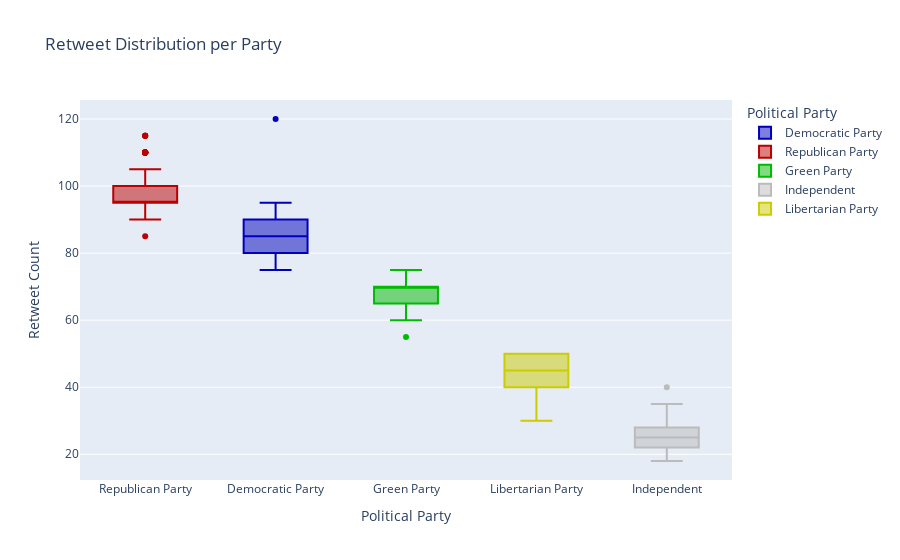

This figure's notebook cell:
### Code cell
# Create the box plot directly from df_train
fig = px.box(
    df_train,
    x='party',
    y='retweets',
    color='party',
    title="Retweet Distribution per Party",
    labels={'party': 'Political Party', 'retweets': 'Retweet Count'},
    color_discrete_map=party_colors
)

fig.update_layout(
    xaxis=dict(categoryorder='array', categoryarray=df_train.groupby('party')['retweets'].mean().sort_values(ascending=False).index)
)

fig.show()

### Figure 1 — Plotly figure (JSON) as saved in the notebook; plotly's stock layout.template omitted (floating-point values rounded to 4 significant figures)
{"data": [{"alignmentgroup": "True", "hovertemplate": "Political Party=%{x}<br>Retweet Count=%{y}<extra></extra>", "legendgroup": "Democratic Party", "marker": {"color": "#0000BB"}, "name": "Democratic Party", "notched": false, "offsetgroup": "Democratic Party", "orientation": "v", "showlegend": true, "type": "box", "x": ["Democratic Party", "Democratic Party", "Democratic Party", "Democratic Party", "Democratic Party", "Democratic Party", "Democratic Party", "Democratic Party", "Democratic Party", "Democratic Party", "Democratic Party", "Democratic Party", "Democratic Party", "Democratic Party", "Democratic Party", "Democratic Party", "Democratic Party", "Democratic Party", "Democratic Party", "Democratic Party", "Democratic Party", "Democratic Party", "Democratic Party", "Democratic Party", "Democratic Party", "Democratic Party", "Democratic Party", "Democratic Party", "Democratic Party", "Democratic Party", "Democratic Party", "Democratic Party", "Democratic Party", "Democratic Party", "Democratic Party", "Democratic Party", "Democratic Party", "Democratic Party", "Democratic Party", "Democratic Party", "Democratic Party", "Democratic Party", "Democratic Party", "Democratic Party", "Democratic Party", "Democratic Party", "Democratic Party", "Democratic Party", "Democratic Party", "Democratic Party", "Democratic Party", "Democratic Party", "Democratic Party", "Democratic Party", "Democratic Party", "Democratic Party", "Democratic Party", "Democratic Party", "Democratic Party", "Democratic Party", "Democratic Party", "Democratic Party", "Democratic Party", "Democratic Party", "Democratic Party", "Democratic Party", "Democratic Party", "Democratic Party", "Democratic Party", "Democratic Party", "Democratic Party", "Democratic Party", "Democratic Party", "Democratic Party", "Democratic Party", "Democratic Party", "Democratic Party", "Democratic Party", "Democratic Party", "Democratic Party", "Democratic Party", "Democratic Party", "Democratic Party", "Democratic Party", "Democratic Party", "Democratic Party", "Democratic Party", "Democratic Party", "Democratic Party", "Democratic Party", "Democratic Party", "Democratic Party", "Democratic Party", "Democratic Party", "Democratic Party", "Democratic Party", "Democratic Party", "Democratic Party", "Democratic Party", "Democratic Party"], "x0": " ", "xaxis": "x", "y": [120, 95, 80, 90, 85, 75, 80, 95, 85, 90, 80, 85, 95, 85, 90, 80, 80, 95, 85, 90, 85, 90, 80, 85, 85, 75, 80, 95, 85, 90, 80, 85, 95, 85, 90, 80, 80, 95, 85, 90, 85, 90, 85, 85, 85, 75, 80, 95, 85, 90, 80, 85, 95, 85, 90, 80, 80, 95, 85, 90, 80, 95, 85, 90, 80, 85, 95, 85, 90, 80, 85, 95, 85, 90, 80, 85, 95, 85, 90, 80, 85, 90, 75, 80, 95, 85, 90, 80, 85, 95, 85, 90, 80, 85, 95, 85, 90, 80, 85, 95], "y0": " ", "yaxis": "y"}, {"alignmentgroup": "True", "hovertemplate": "Political Party=%{x}<br>Retweet Count=%{y}<extra></extra>", "legendgroup": "Republican Party", "marker": {"color": "#BB0000"}, "name": "Republican Party", "notched": false, "offsetgroup": "Republican Party", "orientation": "v", "showlegend": true, "type": "box", "x": ["Republican Party", "Republican Party", "Republican Party", "Republican Party", "Republican Party", "Republican Party", "Republican Party", "Republican Party", "Republican Party", "Republican Party", "Republican Party", "Republican Party", "Republican Party", "Republican Party", "Republican Party", "Republican Party", "Republican Party", "Republican Party", "Republican Party", "Republican Party", "Republican Party", "Republican Party", "Republican Party", "Republican Party", "Republican Party", "Republican Party", "Republican Party", "Republican Party", "Republican Party", "Republican Party", "Republican Party", "Republican Party", "Republican Party", "Republican Party", "Republican Party", "Republican Party", "Republican Party", "Republican Party", "Republican Party", "Republican Party", "Republican Party", "Republican Party", "Republican Party", "Republican Party", "Republican Party", "Republican Party", "Republican Party", "Republican Party", "Republican Party", "Republican Party", "Republican Party", "Republican Party", "Republican Party", "Republican Party", "Republican Party", "Republican Party", "Republican Party", "Republican Party", "Republican Party", "Republican Party", "Republican Party", "Republican Party", "Republican Party", "Republican Party", "Republican Party", "Republican Party", "Republican Party", "Republican Party", "Republican Party", "Republican Party", "Republican Party", "Republican Party", "Republican Party", "Republican Party", "Republican Party", "Republican Party", "Republican Party", "Republican Party", "Republican Party", "Republican Party", "Republican Party", "Republican Party", "Republican Party", "Republican Party", "Republican Party", "Republican Party", "Republican Party", "Republican Party", "Republican Party", "Republican Party", "Republican Party", "Republican Party", "Republican Party", "Republican Party", "Republican Party", "Republican Party", "Republican Party", "Republican Party", "Republican Party", "Republican Party"], "x0": " ", "xaxis": "x", "y": [85, 110, 95, 100, 105, 115, 90, 100, 110, 95, 90, 95, 100, 110, 95, 90, 90, 100, 110, 95, 95, 100, 90, 100, 105, 115, 90, 100, 110, 95, 90, 95, 100, 110, 95, 90, 90, 100, 110, 95, 95, 100, 90, 100, 105, 115, 90, 100, 110, 95, 90, 95, 100, 110, 95, 90, 90, 100, 110, 95, 90, 100, 110, 95, 90, 95, 100, 110, 95, 90, 95, 100, 110, 95, 90, 95, 100, 110, 95, 90, 100, 95, 115, 90, 100, 110, 95, 90, 95, 100, 110, 95, 90, 95, 100, 110, 95, 90, 95, 100], "y0": " ", "yaxis": "y"}, {"alignmentgroup": "True", "hovertemplate": "Political Party=%{x}<br>Retweet Count=%{y}<extra></extra>", "legendgroup": "Green Party", "marker": {"color": "#00BB00"}, "name": "Green Party", "notched": false, "offsetgroup": "Green Party", "orientation": "v", "showlegend": true, "type": "box", "x": ["Green Party", "Green Party", "Green Party", "Green Party", "Green Party", "Green Party", "Green Party", "Green Party", "Green Party", "Green Party", "Green Party", "Green Party", "Green Party", "Green Party", "Green Party", "Green Party", "Green Party", "Green Party", "Green Party", "Green Party", "Green Party", "Green Party", "Green Party", "Green Party", "Green Party", "Green Party", "Green Party", "Green Party", "Green Party", "Green Party", "Green Party", "Green Party", "Green Party", "Green Party", "Green Party", "Green Party", "Green Party", "Green Party", "Green Party", "Green Party", "Green Party", "Green Party", "Green Party", "Green Party", "Green Party", "Green Party", "Green Party", "Green Party", "Green Party", "Green Party", "Green Party", "Green Party", "Green Party", "Green Party", "Green Party", "Green Party", "Green Party", "Green Party", "Green Party", "Green Party", "Green Party", "Green Party", "Green Party", "Green Party", "Green Party", "Green Party", "Green Party", "Green Party", "Green Party", "Green Party", "Green Party", "Green Party", "Green Party", "Green Party", "Green Party", "Green Party", "Green Party", "Green Party", "Green Party", "Green Party", "Green Party", "Green Party", "Green Party", "Green Party", "Green Party", "Green Party", "Green Party", "Green Party", "Green Party", "Green Party", "Green Party", "Green Party", "Green Party", "Green Party", "Green Party", "Green Party", "Green Party", "Green Party", "Green Party", "Green Party"], "x0": " ", "xaxis": "x", "y": [60, 70, 65, 55, 60, 70, 65, 75, 60, 70, 65, 70, 75, 60, 70, 65, 65, 75, 60, 70, 70, 75, 65, 60, 60, 70, 65, 75, 60, 70, 65, 70, 75, 60, 70, 65, 65, 75, 60, 70, 70, 75, 65, 60, 60, 70, 65, 75, 60, 70, 65, 70, 75, 60, 70, 65, 65, 75, 60, 70, 65, 75, 60, 70, 65, 70, 75, 60, 70, 65, 70, 75, 60, 70, 65, 70, 75, 60, 70, 65, 60, 65, 70, 65, 75, 60, 70, 65, 70, 75, 60, 70, 65, 70, 75, 60, 70, 65, 70, 75], "y0": " ", "yaxis": "y"}, {"alignmentgroup": "True", "hovertemplate": "Political Party=%{x}<br>Retweet Count=%{y}<extra></extra>", "legendgroup": "Independent", "marker": {"color": "#BBBBBB"}, "name": "Independent", "notched": false, "offsetgroup": "Independent", "orientation": "v", "showlegend": true, "type": "box", "x": ["Independent", "Independent", "Independent", "Independent", "Independent", "Independent", "Independent", "Independent", "Independent", "Independent", "Independent", "Independent", "Independent", "Independent", "Independent", "Independent", "Independent", "Independent", "Independent", "Independent", "Independent", "Independent", "Independent", "Independent", "Independent", "Independent", "Independent", "Independent", "Independent", "Independent", "Independent", "Independent", "Independent", "Independent", "Independent", "Independent", "Independent", "Independent", "Independent", "Independent", "Independent", "Independent", "Independent", "Independent", "Independent", "Independent", "Independent", "Independent", "Independent", "Independent", "Independent", "Independent", "Independent", "Independent", "Independent", "Independent", "Independent", "Independent", "Independent", "Independent", "Independent", "Independent", "Independent", "Independent", "Independent", "Independent", "Independent", "Independent", "Independent", "Independent", "Independent", "Independent", "Independent", "Independent", "Independent", "Independent", "Independent", "Independent", "Independent", "Independent", "Independent", "Independent", "Independent", "Independent", "Independent", "Independent", "Independent", "Independent", "Independent", "Independent", "Independent", "Independent", "Independent", "Independent", "Independent", "Independent", "Independent", "Independent", "Independent", "Independent"], "x0": " ", "xaxis": "x", "y": [40, 25, 35, 30, 20, 28, 22, 18, 25, 30, 28, 22, 18, 25, 30, 28, 22, 18, 25, 30, 30, 25, 22, 28, 20, 28, 22, 18, 25, 30, 28, 22, 18, 25, 30, 28, 22, 18, 25, 30, 30, 25, 22, 28, 20, 28, 22, 18, 25, 30, 28, 22, 18, 25, 30, 28, 22, 18, 25, 30, 22, 18, 25, 30, 28, 22, 18, 25, 30, 28, 22, 18, 25, 30, 28, 22, 18, 25, 30, 28, 30, 22, 28, 22, 18, 25, 30, 28, 22, 18, 25, 30, 28, 22, 18, 25, 30, 28, 22, 18], "y0": " ", "yaxis": "y"}, {"alignmentgroup": "True", "hovertemplate": "Political Party=%{x}<br>Retweet Count=%{y}<extra></extra>", "legendgroup": "Libertarian Party", "marker": {"color": "#CCCC00"}, "name": "Libertarian Party", "notched": false, "offsetgroup": "Libertarian Party", "orientation": "v", "showlegend": true, "type": "box", "x": ["Libertarian Party", "Libertarian Party", "Libertarian Party", "Libertarian Party", "Libertarian Party", "Libertarian Party", "Libertarian Party", "Libertarian Party", "Libertarian Party", "Libertarian Party", "Libertarian Party", "Libertarian Party", "Libertarian Party", "Libertarian Party", "Libertarian Party", "Libertarian Party", "Libertarian Party", "Libertarian Party", "Libertarian Party", "Libertarian Party", "Libertarian Party", "Libertarian Party", "Libertarian Party", "Libertarian Party", "Libertarian Party", "Libertarian Party", "Libertarian Party", "Libertarian Party", "Libertarian Party", "Libertarian Party", "Libertarian Party", "Libertarian Party", "Libertarian Party", "Libertarian Party", "Libertarian Party", "Libertarian Party", "Libertarian Party", "Libertarian Party", "Libertarian Party", "Libertarian Party", "Libertarian Party", "Libertarian Party", "Libertarian Party", "Libertarian Party", "Libertarian Party", "Libertarian Party", "Libertarian Party", "Libertarian Party", "Libertarian Party", "Libertarian Party", "Libertarian Party", "Libertarian Party", "Libertarian Party", "Libertarian Party", "Libertarian Party", "Libertarian Party", "Libertarian Party", "Libertarian Party", "Libertarian Party", "Libertarian Party", "Libertarian Party", "Libertarian Party", "Libertarian Party", "Libertarian Party", "Libertarian Party", "Libertarian Party", "Libertarian Party", "Libertarian Party", "Libertarian Party", "Libertarian Party", "Libertarian Party", "Libertarian Party", "Libertarian Party", "Libertarian Party", "Libertarian Party", "Libertarian Party", "Libertarian Party", "Libertarian Party", "Libertarian Party", "Libertarian Party", "Libertarian Party", "Libertarian Party", "Libertarian Party", "Libertarian Party", "Libertarian Party", "Libertarian Party", "Libertarian Party", "Libertarian Party", "Libertarian Party", "Libertarian Party", "Libertarian Party", "Libertarian Party", "Libertarian Party", "Libertarian Party", "Libertarian Party", "Libertarian Party", "Libertarian Party", "Libertarian Party", "Libertarian Party", "Libertarian Party"], "x0": " ", "xaxis": "x", "y": [30, 50, 45, 40, 35, 50, 45, 40, 35, 50, 50, 45, 40, 35, 50, 50, 45, 40, 35, 50, 50, 45, 40, 50, 35, 50, 45, 40, 35, 50, 50, 45, 40, 35, 50, 50, 45, 40, 35, 50, 50, 45, 40, 50, 35, 50, 45, 40, 35, 50, 50, 45, 40, 35, 50, 50, 45, 40, 35, 50, 45, 40, 35, 50, 50, 45, 40, 35, 50, 50, 45, 40, 35, 50, 50, 45, 40, 35, 50, 50, 50, 45, 50, 45, 40, 35, 50, 50, 45, 40, 35, 50, 50, 45, 40, 35, 50, 50, 45, 40], "y0": " ", "yaxis": "y"}], "layout": {"boxmode": "overlay", "legend": {"title": {"text": "Political Party"}, "tracegroupgap": 0}, "title": {"text": "Retweet Distribution per Party"}, "xaxis": {"anchor": "y", "categoryarray": ["Republican Party", "Democratic Party", "Green Party", "Libertarian Party", "Independent"], "categoryorder": "array", "domain": [0, 1], "title": {"text": "Political Party"}}, "yaxis": {"anchor": "x", "domain": [0, 1], "title": {"text": "Retweet Count"}}}}
